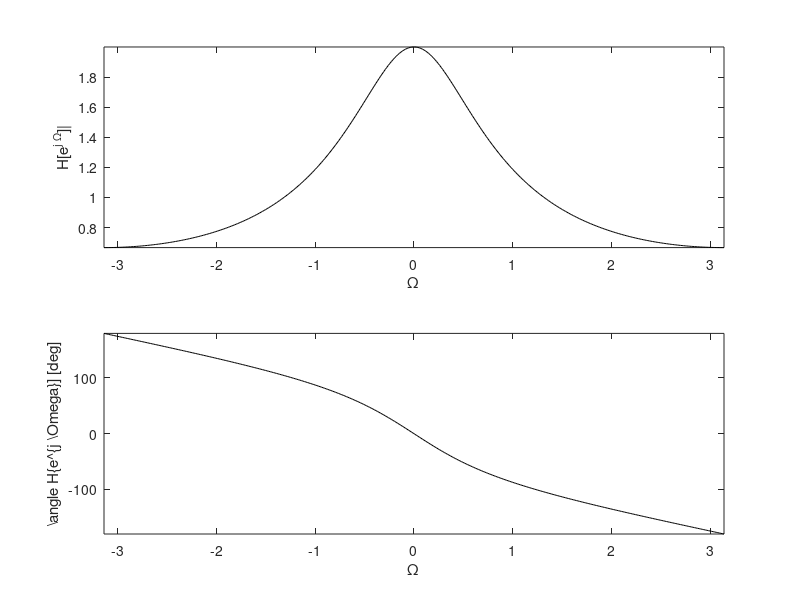

The MATLAB script that drew this image:
% Tanveer Salim; Rafael Perales
% ECE 3304
% May 2, 2020
Omega = linspace(-pi,pi,400);
H = tf([1],[1 -0.5],-1);
H_Omega = squeeze(freqresp(H,Omega));
subplot(2,1,1);
plot(Omega,abs(H_Omega),'k');
axis tight;
xlabel('\Omega');
ylabel('H[e^{j \Omega}]|');
subplot(2,1,2);
plot(Omega,angle(H_Omega)*180/pi,'k');
axis tight;
xlabel('\Omega');
ylabel('\angle H{e^{j \Omega}] [deg]');
